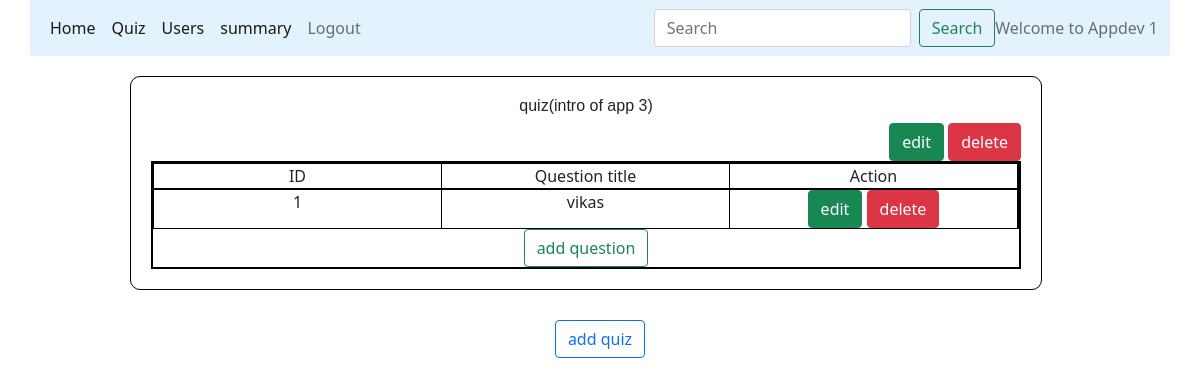
/quiz_management/Appdev 1, run on an earlier commit of the app's database.
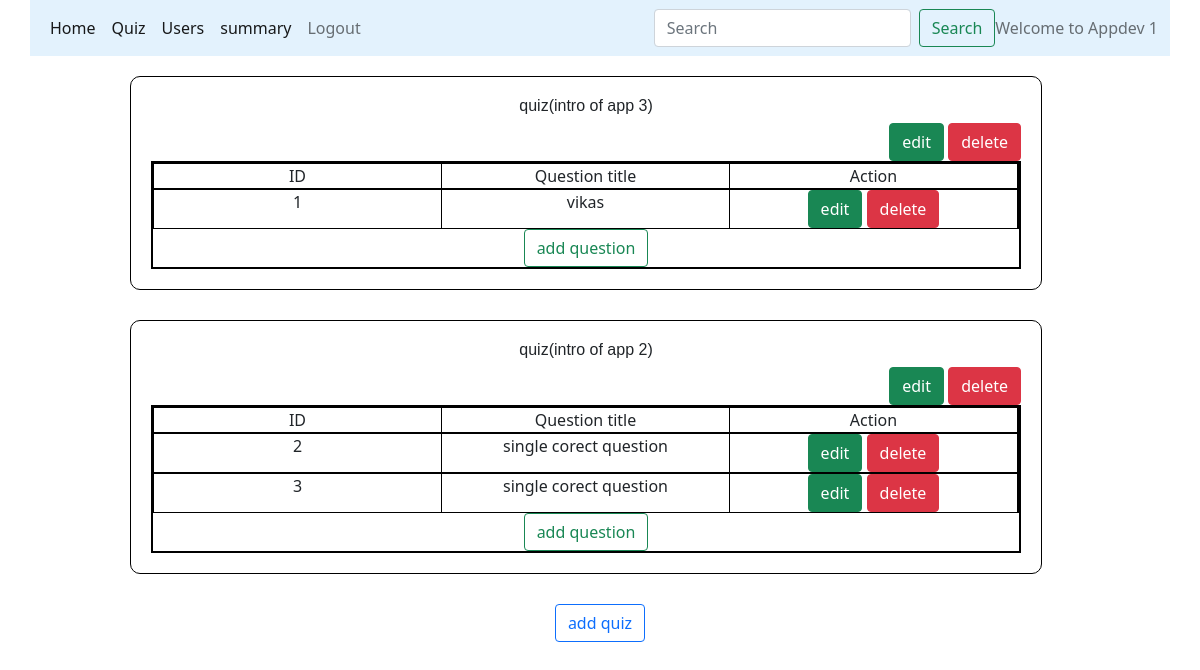
And on a later commit of the database.
### models/database.py (models this page shows)
class Quizzes(db.Model):
    __tablename__="Quizzes"
    id=db.Column(db.Integer, primary_key=True, autoincrement=True, unique=True)
    Chapter_id=db.Column(db.Integer, db.ForeignKey('Chapters.id',ondelete="CASCADE"))
    score=db.Column(db.Integer, nullable=False)
    date=db.Column(db.DateTime, nullable=False)
    time_duration=db.Column(db.Float, nullable=False)
    remark=db.Column(db.String(100))
    Question=db.relationship('Questions', backref="Quizzes", cascade="all, delete-orphan")
    Score=db.relationship('Scores', backref='Quizzes', cascade="all, delete-orphan")

class Chapters(db.Model):
    __tablename__="Chapters"
    id=db.Column(db.Integer, primary_key=True, autoincrement=True,unique=True)
    name=db.Column(db.String(100), nullable=False)
    description=db.Column(db.String(100), nullable=False)
    subject_id=db.Column(db.Integer, db.ForeignKey("Subjects.id", ondelete="CASCADE"), nullable=False)
    quiz=db.relationship('Quizzes', backref="Chapters", cascade="all, delete-orphan")

class Questions(db.Model):
    __tablename__="Questions"
    id=db.Column(db.Integer, primary_key=True, autoincrement=True, unique=True)
    title=db.Column(db.String(100),nullable=False)
    question=db.Column(db.String(100), nullable=False)
    option1=db.Column(db.String(100), nullable=False)
    option2=db.Column(db.String(100), nullable=False)
    option3=db.Column(db.String(100), nullable=False)
    option4=db.Column(db.String(100), nullable=False)
    answer=db.Column(db.String(100), nullable=False)
    Quiz_id=db.Column(db.Integer, db.ForeignKey('Quizzes.id', ondelete="CASCADE"), nullable=False)
    marks=db.Column(db.Integer, default=1)

### controllers/main.py (the view)
@app.route("/quiz_management/<name>" ,methods=["GET","POST"])
def quiz_management(name):
    quizzes=Quizzes.query.all()
    return render_template("quiz_management.html", name=name,quizzes=quizzes)

### templates/quiz_management.html
{%extends "admin_layout.html"%}
{%block content%}
            {%if quizzes%}
            {%for quiz in quizzes%}
              <div class="small_form">
                <h4 class="center">quiz({{quiz.Chapters.name}})</h4>
                <div style="text-align: right;">
                  <a class="btn btn-success" href="/edit_quiz/{{quiz.id}}/{{name}}" role="button">edit</a>
                  <a class="btn btn-danger" href="/quiz/{{quiz.id}}{{name}}/delete" role="button">delete</a>
                </div>
                <div class="container text-center">
                  <div class="row">
                    <div class="col">
                      ID
                    </div>
                    <div class="col">
                      Question title
                    </div>
                    <div class="col">
                      Action
                    </div>
                  </div>
                  {%if quiz.Question%}
                  {%for Q in quiz.Question%}
                  <div class="row">
                    <div class="col">
                      {{Q.id}}
                    </div>
                    <div class="col">
                      {{Q.title}}
                    </div>
                    <div class="col">
                      <a class="btn btn-success" href="/edit_question/{{Q.id}}/{{name}}" role="button">edit</a>
                      <a class="btn btn-danger" href="/question/{{Q.id}}/{{name}}/delete" role="button">delete</a>
                    </div>
                  </div>
                  {%endfor%}
                  {%else%}
                  <div>
                    <h5>no question aded yet</h5>
                  </div>
                  {%endif%}
                  <div>
                    <a class="btn btn-outline-success" href="/new_question/{{quiz.id}}/{{name}}" role="button">add question</a>
                  </div>
                </div>
              </div>
              {%endfor%}
              {%else%}
              <div>
                <h4>No quiz added till now</h4>
              </div>
              {%endif%}
              <div style="text-align: center;">
                <a class="btn btn-outline-primary" href="/new_quiz/{{name}}" role="button">add quiz</a>
              </div>
{%endblock%}

### templates/admin_layout.html (shortened to what this page needs)
<!DOCTYPE html>
<html>
<head>
    <link rel="stylesheet" href="\static\main.css">
    <link href="https://cdn.jsdelivr.net/npm/bootstrap@5.0.2/dist/css/bootstrap.min.css" rel="stylesheet">
</head>
<body>
  <div style="width: 95%; margin-left: 30px;">
    <nav class="navbar navbar-expand-lg navbar-light" style="background-color: #e3f2fd;">
      <div class="container-fluid">
        <div class="collapse navbar-collapse" id="navbarText">
          <ul class="navbar-nav me-auto mb-2 mb-lg-0">
            <li class="nav-item">
              <a class="nav-link active" aria-current="page" href="/admin_dashboard/{{name}}">Home</a>
            </li>
            <li class="nav-item">
              <a class="nav-link active" aria-current="page" href="/quiz_management/{{name}}">Quiz</a>
            </li>
            <li class="nav-item">
              <a class="nav-link active" aria-current="page" href="/users/{{name}}">Users</a>
            </li>
            <li class="nav-item">
              <a class="nav-link active" aria-current="page" href="/admin_summary/{{name}}">summary</a>
            </li>
            <li class="nav-item">
              <a class="nav-link" href="/login">Logout</a>
            </li>
          </ul>
          <form class="d-flex" method="POST" action="/search/{{name}}">
            <input class="form-control me-2" type="search" placeholder="Search" aria-label="Search" name="admin_search" id="admin_search">
            <button class="btn btn-outline-success" type="submit">Search</button>
          </form>
          <span class="navbar-text">
            Welcome to {{name}}
          </span>
        </div>
      </div>
    </nav>
    {%block content%}{%endblock%}
  </div>
</body>
</html>

### static/main.css (style rules this page uses)
* { margin: 0px; }
.container { border: 2px solid black; width: 180%; }
.small_form { border: 1px solid black; width: 80%; height: auto; margin-top: 20px; padding: 20px; border-radius: 10px; margin-left: 100px; margin-bottom: 30px; padding-bottom: 20px; }
.row { border: 1px solid black; }
.col { border-right: 1px solid black; }
.center { text-align: center; font: 1em sans-serif; }

What changed in the data, as far as the page shows it:
added Quizzes: Chapters.name "intro of app 2"
added Questions: id "2", title "single corect question", shown under "intro of app 2"
added Questions: id "3", title "single corect question", shown under "intro of app 2"
